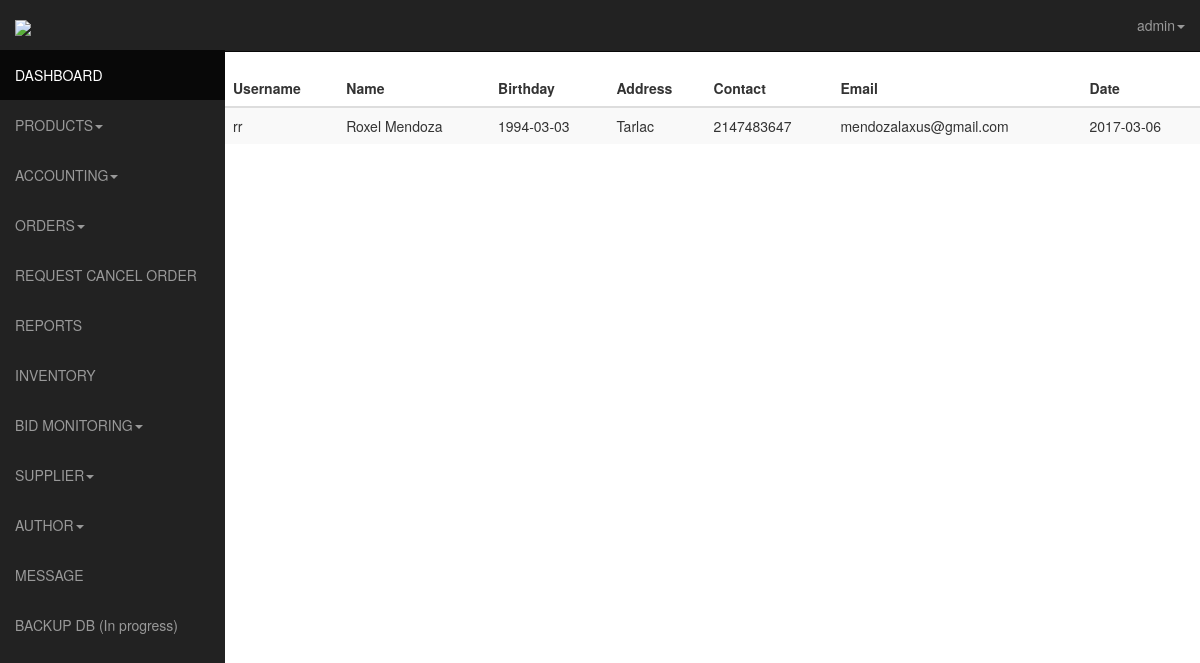
Page /admin/supplierlist.php (signed in) on the committed database.
### tables this page shows
CREATE TABLE IF NOT EXISTS `users` (
  `id` int(11) NOT NULL AUTO_INCREMENT,
  `usn` varchar(50) NOT NULL,
  `fname` varchar(120) NOT NULL,
  `lname` varchar(120) NOT NULL,
  `birthday` date NOT NULL,
  `address` varchar(60) NOT NULL,
  `contact` int(11) NOT NULL,
  `email` varchar(120) NOT NULL,
  `password` varchar(128) NOT NULL,
  `activate` int(11) NOT NULL,
  `code` int(11) NOT NULL,
  `date` date NOT NULL,
  `block` int(11) NOT NULL,
  `pic` int(11) NOT NULL,
  `ext` varchar(5) NOT NULL,
  `admin` int(11) NOT NULL,
  `user_type` int(10) NOT NULL,
  PRIMARY KEY (`id`)
);

### admin/supplierlist.php (the view, shortened to what this page needs)
<?php
    $username="";
      if (loggedin())
      {
        $query = mysql_query("SELECT * FROM admin WHERE username ='$_SESSION[manager]' ");
          while ($row = mysql_fetch_assoc($query))
          {
            $username = $row ['username'];
          }
        }
      else
      {
      }
      ?>
<!DOCTYPE html>
<html lang="en">
  <head>
    <link href="css/bootstrap.css" rel="stylesheet">
    <link href="css/sb-admin.css" rel="stylesheet">-->
    <link rel="stylesheet" href="css/morris-0.4.3.min.css">
  </head>
  <body>
    <div id="wrapper">
      <nav class="navbar navbar-inverse  navbar-fixed-top" role="navigation">
      <?php include 'template/sidebar.php';?>
    <?php include 'template/top.php';?>
    </nav>
    <div class="table-responsive">
      <table class="table table-striped">
        <thead>
    <th>Username</th>
    <th>Name</th>
    <th>Birthday</th>
    <th>Address</th>
    <th>Contact</th>
    <th>Email</th>
    <th>Date</th>
  </thead>
  <?php
  $sql = mysql_query("SELECT * FROM users WHERE user_type=3");
  $requestCount = mysql_num_rows($sql);
  if ($requestCount > 0) {
     while ($row = mysql_fetch_array($sql)) {
      $username = $row['usn'];
      $fname = $row['fname'];
      $lname = $row['lname'];
      $birthday = $row['birthday'];
      $address = $row['address'];
      $contact = $row['contact'];
      $email = $row['email'];
      $date = $row['date'];
      echo "
        <tr>
          <td>$username</td>
          <td>$fname $lname</td>
          <td>$birthday</td>
          <td>$address</td>
          <td>$contact</td>
          <td>$email</td>
          <td>$date</td>
        </tr>
      ";
     }
  }
   ?>
      </table>
    </div>
    </div>
    </body>
    </html>

### admin/template/top.php (shortened to what this page needs)
<ul class="nav navbar-nav navbar-right navbar-user">
           <li class="dropdown user-dropdown">
             <a href="#" class="dropdown-toggle" data-toggle="dropdown"><i class="fa fa-user"></i><?php echo $username?><b class="caret"></b></a>
           </li>
         </ul>
       </div>

### admin/css/sb-admin.css (style rules this page uses)
body { margin-top: 50px; }
#wrapper { padding-left: 0; }
@media (min-width:768px) { #wrapper { padding-left: 225px; } }

### rows in the picture
users: usn "rr", fname "Roxel", lname "Mendoza", birthday "1994-03-03", address "Tarlac", contact "2147483647", email "mendozalaxus@gmail.com", date "2017-03-06"

### other values in the picture
$username "admin"
